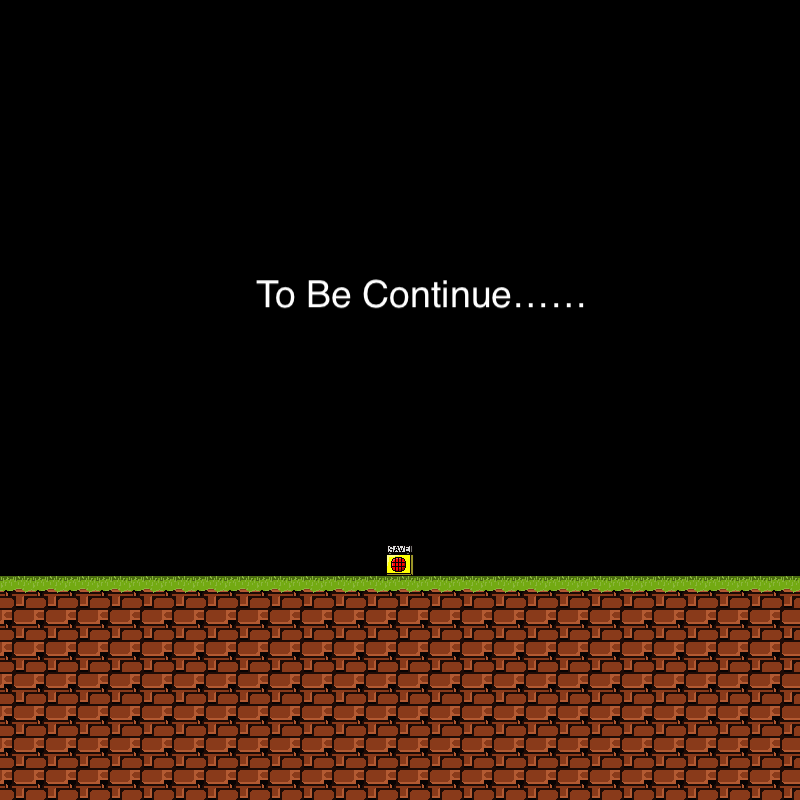

Below is a game level as drawn by its tile map, then a one-line description and the .tmx file that defines it, in full:
An orthogonal 25x25 tile map with 32x32 px tiles, 1 tile layer (Tiles), 1 image layer.

<map version="1.0" tiledversion="1.0.3" orientation="orthogonal" renderorder="right-down" width="25" height="25" tilewidth="32" tileheight="32" nextobjectid="4">
 <tileset firstgid="1" source="IWBTGTiles/IWBTGTiles.tsx" />
 <imagelayer name="Background">
  <image source="Background/ToBeContinue.png" width="800" height="800" />
 </imagelayer>
 <layer name="Tiles" width="25" height="25">
  <data encoding="csv">
0,0,0,0,0,0,0,0,0,0,0,0,0,0,0,0,0,0,0,0,0,0,0,0,0,
0,0,0,0,0,0,0,0,0,0,0,0,0,0,0,0,0,0,0,0,0,0,0,0,0,
0,0,0,0,0,0,0,0,0,0,0,0,0,0,0,0,0,0,0,0,0,0,0,0,0,
0,0,0,0,0,0,0,0,0,0,0,0,0,0,0,0,0,0,0,0,0,0,0,0,0,
0,0,0,0,0,0,0,0,0,0,0,0,0,0,0,0,0,0,0,0,0,0,0,0,0,
0,0,0,0,0,0,0,0,0,0,0,0,0,0,0,0,0,0,0,0,0,0,0,0,0,
0,0,0,0,0,0,0,0,0,0,0,0,0,0,0,0,0,0,0,0,0,0,0,0,0,
0,0,0,0,0,0,0,0,0,0,0,0,0,0,0,0,0,0,0,0,0,0,0,0,0,
0,0,0,0,0,0,0,0,0,0,0,0,0,0,0,0,0,0,0,0,0,0,0,0,0,
0,0,0,0,0,0,0,0,0,0,0,0,0,0,0,0,0,0,0,0,0,0,0,0,0,
0,0,0,0,0,0,0,0,0,0,0,0,0,0,0,0,0,0,0,0,0,0,0,0,0,
0,0,0,0,0,0,0,0,0,0,0,0,0,0,0,0,0,0,0,0,0,0,0,0,0,
0,0,0,0,0,0,0,0,0,0,0,0,0,0,0,0,0,0,0,0,0,0,0,0,0,
0,0,0,0,0,0,0,0,0,0,0,0,0,0,0,0,0,0,0,0,0,0,0,0,0,
0,0,0,0,0,0,0,0,0,0,0,0,0,0,0,0,0,0,0,0,0,0,0,0,0,
0,0,0,0,0,0,0,0,0,0,0,0,0,0,0,0,0,0,0,0,0,0,0,0,0,
0,0,0,0,0,0,0,0,0,0,0,0,0,0,0,0,0,0,0,0,0,0,0,0,0,
0,0,0,0,0,0,0,0,0,0,0,0,7,0,0,0,0,0,0,0,0,0,0,0,0,
5,5,5,5,5,5,5,5,5,5,5,5,5,5,5,5,5,5,5,5,5,5,5,5,5,
2,2,2,2,2,2,2,2,2,2,2,2,2,2,2,2,2,2,2,2,2,2,2,2,2,
2,2,2,2,2,2,2,2,2,2,2,2,2,2,2,2,2,2,2,2,2,2,2,2,2,
2,2,2,2,2,2,2,2,2,2,2,2,2,2,2,2,2,2,2,2,2,2,2,2,2,
2,2,2,2,2,2,2,2,2,2,2,2,2,2,2,2,2,2,2,2,2,2,2,2,2,
2,2,2,2,2,2,2,2,2,2,2,2,2,2,2,2,2,2,2,2,2,2,2,2,2,
2,2,2,2,2,2,2,2,2,2,2,2,2,2,2,2,2,2,2,2,2,2,2,2,2
</data>
 </layer>
 <objectgroup name="GameObjects" />
</map>
